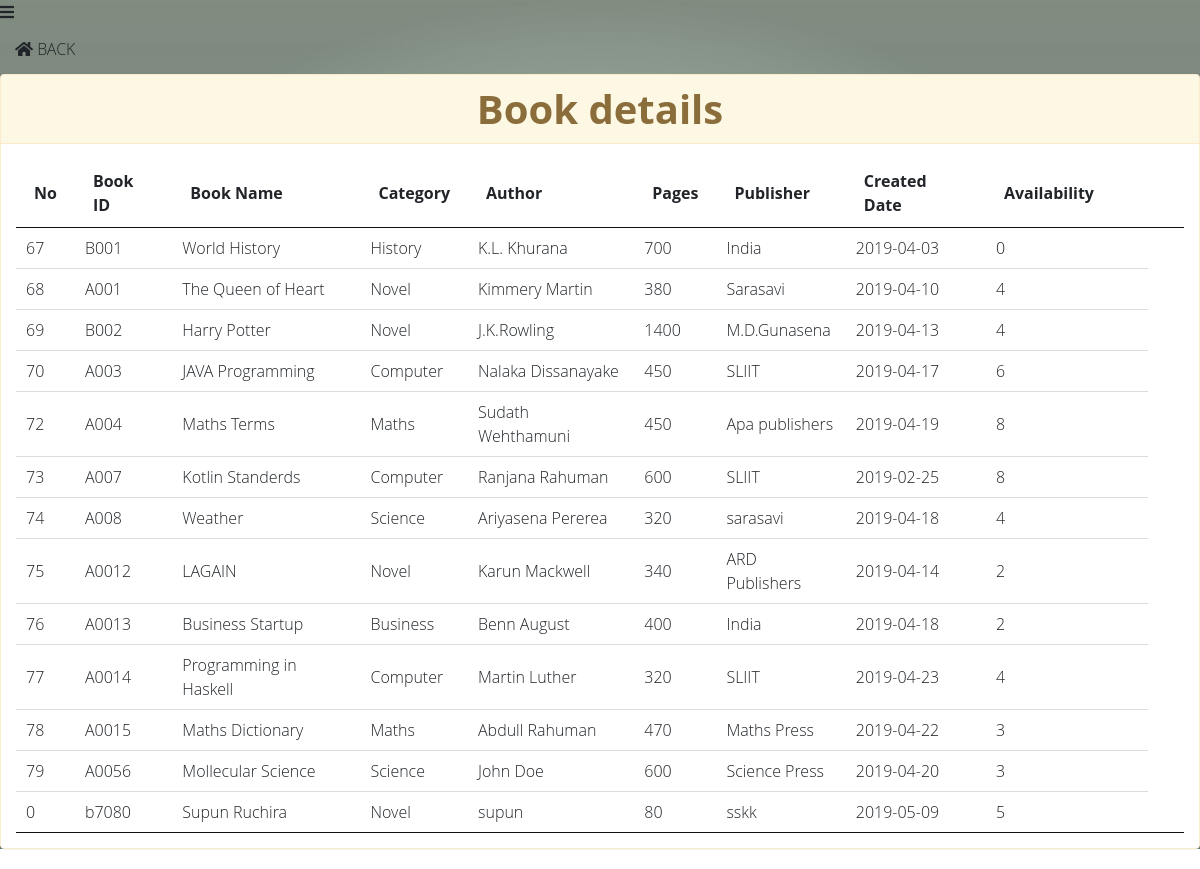
Screenshot of /Newfolder/booka.php with the database file from the repository.
### tables this page shows
CREATE TABLE `bookskk` (
  `id` int(11) NOT NULL,
  `bid` varchar(5) NOT NULL,
  `bookName` varchar(255) NOT NULL,
  `bcategory` varchar(255) NOT NULL,
  `author` varchar(255) NOT NULL,
  `pages` varchar(255) NOT NULL,
  `publisher` varchar(255) NOT NULL,
  `bDate` date NOT NULL,
  `cnumber` varchar(255) NOT NULL,
  `discription` text NOT NULL,
  `image` text NOT NULL
);

### Newfolder/includes/DBs.php (called while the page is built, shortened)
<?php
function getDBConnection() {
    $servername = "localhost";
    $username = "root";
    $password = "";
    $db = "ard_lib";
    $conn = mysqli_connect($servername, $username, $password, $db);
    if (!$conn) {
        die("Connection failed: " . mysqli_connect_error());
    } else {
        return $conn;
    }
}
function getData($sql) {
    $conn = getDBConnection();
    $result = mysqli_query($conn, $sql);
    if (mysqli_num_rows($result) > 0) {
        return $result;
    } else {
        return FALSE;
    }
}
?>

### Newfolder/booka.php (the view, shortened to what this page needs)
<?php include "includes/DBs.php"; ?>
<!DOCTYPE html>
<html lang="en">
    <head>
    <link rel="stylesheet" href="https://stackpath.bootstrapcdn.com/bootstrap/4.2.1/css/bootstrap.min.css">
    <link rel="stylesheet" href="https://use.fontawesome.com/releases/v5.6.3/css/all.css">
    <link rel="stylesheet" href="./cs/home2.css">
        <link rel="stylesheet" href="https://maxcdn.bootstrapcdn.com/bootstrap/3.3.7/css/bootstrap.min.css">
        <link rel="stylesheet" href="https://maxcdn.bootstrapcdn.com/font-awesome/4.7.0/css/font-awesome.min.css">
        <link href="../css/bootstrap.css" rel="stylesheet" type="text/css" media="all" />
        <link href="../css/style.css" rel="stylesheet" type="text/css" media="all" />
        <link rel="stylesheet" href="../css/style4.css">
        <link href="../css/fontawesome-all.css" rel="stylesheet">
		<link rel='stylesheet prefetch' href='http://dfcb.github.io/extra-strength-responsive-grids/css/grid.css'>
		<link rel='stylesheet prefetch' href='http://thisisstar.com/images/100UI/002/css/paymentfont.css'>
    </head>
   <body>
                <span class="navbar-toggle-icon"> <i class="fas fa-bars"></i></span>
            <div class="collapse navbar-collapse" id="navbarCollapse">
                <ul class="navbar-nav ml-auto ">
                    <li class="nav-item">
                        <a href="./issue.php"class="nav-link"><i class="fas fa-home"></i> BACK</a>
                    </li>
                </ul>
            </div>
                    <div class="panel panel-warning">
                        <div class="panel-heading "><h1><center>Book details</center></h1></div>
                        <div class="panel-body">
                            <table id="example" class="display table-responsive" cellspacing="0" width="100%">
                        <thead>
                            <tr>
                                <th>No</th>
                                <th>Book ID</th>
                                <th>Book Name</th>
                                <th>Category</th>
                                <th>Author</th>
                                <th>Pages</th>
                                <th>Publisher</th>
                                <th>Created Date</th>
                                <th>Availability</th>
                                <th></th>
                                <th></th>
                            </tr>
                        </thead>
                        <tbody>
                            <?php
                            $sql = " SELECT * FROM bookskk ";
                            $resultx = getData($sql);
                            if ($resultx != FALSE) {
                                while ($row = mysqli_fetch_assoc($resultx)) {
                                    ?>
                                    <tr>
                                        <td><?= $row['id'] ?></td>
                                        <td><?= $row['bid'] ?></td>
                                        <td><?= $row['bookName'] ?></td>
                                        <td><?= $row['bcategory'] ?></td>
                                        <td><?= $row['author'] ?></td>
                                        <td><?= $row['pages'] ?></td>
                                        <td><?= $row['publisher'] ?></td>
                                        <td><?= $row['bDate'] ?></td>
                                        <td><?= $row['cnumber'] ?>
                                        <td></td>
                                    </tr>
                                    <?php
                                }
                            }
                            ?>
                        </tbody>
                    </table>
                        </div>
                    </div>
        <link href="../css/jquery.dataTables.min.css" rel="stylesheet" type="text/css"/>
    </body>
</html>

### css/style.css (style rules this page uses)
html, body { margin: 0; font-size: 100%; font-family: 'Open Sans', sans-serif; background: #fff; }
body a { text-decoration: none; transition: 0.5s all; -webkit-transition: 0.5s all; -moz-transition: 0.5s all; -o-transition: 0.5s all; -ms-transition: 0.5s all; }
h1, h2, h3, h4, h5, h6 { margin: 0; font-weight: 700; }
ul { margin: 0; padding: 0; }
ul li { list-style: none; }
.table-responsive { display: block; width: 100%; overflow-x: auto; }

### css/style4.css (style rules this page uses)
body { font-family: 'Open Sans', sans-serif; background: #f1f1f1; }
a, a:hover, a:focus { color: inherit; text-decoration: none; transition: all 0.3s; }
i, span { display: inline-block; }

### Newfolder/booka.php (style rules this page uses)
body { font-weight: 100; height: 100%; width: 100%; background: linear-gradient( rgba(200, 247, 197, 0.4), rgba(129, 207, 224, 0.8) ), linear-gradient( rgba(130, 130, 130, 0.5), rgba(130, 130, 115, 0.6) ), radial-gradient(ellipse closest-side at center, rgba(255, 255, 255, 0.9) 50%, rgba(0, 0, 0, 0.4) 100%), url(http://www.thisisstar.com/images/100UI/002/black_marble.jpg) no-repeat center center; background-size: cover; background-attachment: fixed; background-blend-mode: multiply,normal,normal,normal; }

### rows the page displays
bookskk: id "67", bid "B001", bookName "World History", bcategory "History", author "K.L. Khurana", pages "700", publisher "India", bDate "2019-04-03", cnumber "0"
bookskk: id "68", bid "A001", bookName "The Queen of Heart", bcategory "Novel", author "Kimmery Martin", pages "380", publisher "Sarasavi", bDate "2019-04-10", cnumber "4"
bookskk: id "69", bid "B002", bookName "Harry Potter", bcategory "Novel", author "J.K.Rowling", pages "1400", publisher "M.D.Gunasena", bDate "2019-04-13", cnumber "4"
bookskk: id "70", bid "A003", bookName "JAVA Programming", bcategory "Computer", author "Nalaka Dissanayake", pages "450", publisher "SLIIT", bDate "2019-04-17", cnumber "6"
bookskk: id "72", bid "A004", bookName "Maths Terms", bcategory "Maths", author "Sudath Wehthamuni", pages "450", publisher "Apa publishers", bDate "2019-04-19", cnumber "8"
bookskk: id "73", bid "A007", bookName "Kotlin Standerds", bcategory "Computer", author "Ranjana Rahuman", pages "600", publisher "SLIIT", bDate "2019-02-25", cnumber "8"
bookskk: id "74", bid "A008", bookName "Weather", bcategory "Science", author "Ariyasena Pererea", pages "320", publisher "sarasavi", bDate "2019-04-18", cnumber "4"
bookskk: id "75", bid "A0012", bookName "LAGAIN", bcategory "Novel", author "Karun Mackwell", pages "340", publisher "ARD Publishers", bDate "2019-04-14", cnumber "2"
bookskk: id "76", bid "A0013", bookName "Business Startup", bcategory "Business", author "Benn August", pages "400", publisher "India", bDate "2019-04-18", cnumber "2"
bookskk: id "77", bid "A0014", bookName "Programming in Haskell", bcategory "Computer", author "Martin Luther", pages "320", publisher "SLIIT", bDate "2019-04-23", cnumber "4"
bookskk: id "78", bid "A0015", bookName "Maths Dictionary", bcategory "Maths", author "Abdull Rahuman", pages "470", publisher "Maths Press", bDate "2019-04-22", cnumber "3"
bookskk: id "79", bid "A0056", bookName "Mollecular Science", bcategory "Science", author "John Doe", pages "600", publisher "Science Press", bDate "2019-04-20", cnumber "3"
bookskk: id "0", bid "b7080", bookName "Supun Ruchira", bcategory "Novel", author "supun", pages "80", publisher "sskk", bDate "2019-05-09", cnumber "5"
